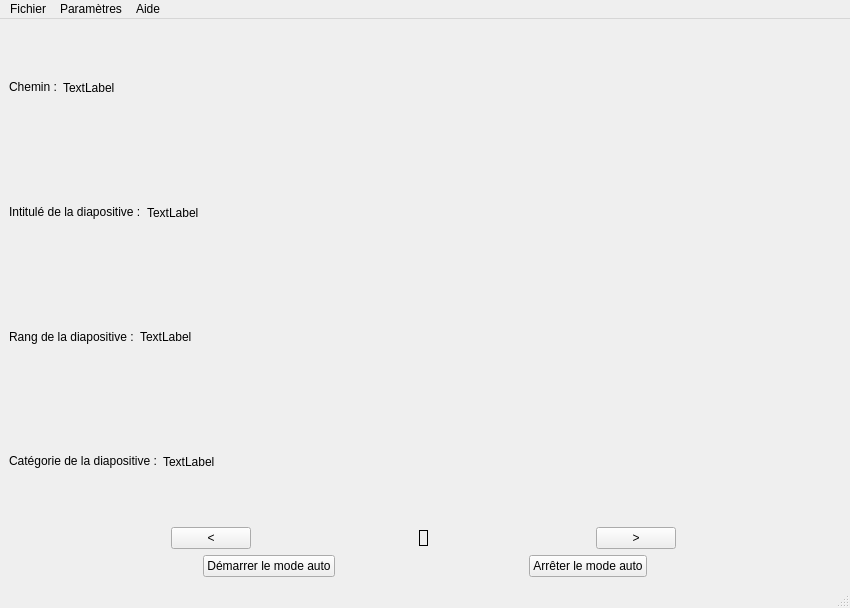
<?xml version="1.0" encoding="UTF-8"?>
<ui version="4.0">
 <class>lecteur</class>
 <widget class="QMainWindow" name="lecteur">
  <property name="geometry">
   <rect>
    <x>0</x>
    <y>0</y>
    <width>850</width>
    <height>608</height>
   </rect>
  </property>
  <property name="sizePolicy">
   <sizepolicy hsizetype="Expanding" vsizetype="Expanding">
    <horstretch>0</horstretch>
    <verstretch>0</verstretch>
   </sizepolicy>
  </property>
  <property name="windowTitle">
   <string>lecteur</string>
  </property>
  <widget class="QWidget" name="centralwidget">
   <property name="sizePolicy">
    <sizepolicy hsizetype="Expanding" vsizetype="Expanding">
     <horstretch>0</horstretch>
     <verstretch>0</verstretch>
    </sizepolicy>
   </property>
   <layout class="QVBoxLayout" name="verticalLayout_3">
    <item>
     <layout class="QVBoxLayout" name="verticalLayout_2">
      <item>
       <layout class="QHBoxLayout" name="horizontalLayout_3">
        <item>
         <widget class="QLabel" name="lchemin">
          <property name="sizePolicy">
           <sizepolicy hsizetype="Maximum" vsizetype="Maximum">
            <horstretch>0</horstretch>
            <verstretch>0</verstretch>
           </sizepolicy>
          </property>
          <property name="text">
           <string>Chemin :</string>
          </property>
         </widget>
        </item>
        <item>
         <widget class="QLabel" name="l_chemin">
          <property name="text">
           <string>TextLabel</string>
          </property>
         </widget>
        </item>
       </layout>
      </item>
      <item>
       <layout class="QHBoxLayout" name="horizontalLayout_5">
        <item>
         <widget class="QLabel" name="lintitulediapositive">
          <property name="sizePolicy">
           <sizepolicy hsizetype="Maximum" vsizetype="Maximum">
            <horstretch>0</horstretch>
            <verstretch>0</verstretch>
           </sizepolicy>
          </property>
          <property name="text">
           <string>Intitulé de la diapositive :</string>
          </property>
         </widget>
        </item>
        <item>
         <widget class="QLabel" name="l_intitulediapositive">
          <property name="text">
           <string>TextLabel</string>
          </property>
         </widget>
        </item>
       </layout>
      </item>
      <item>
       <layout class="QHBoxLayout" name="horizontalLayout_6">
        <item>
         <widget class="QLabel" name="lrang">
          <property name="sizePolicy">
           <sizepolicy hsizetype="Maximum" vsizetype="Maximum">
            <horstretch>0</horstretch>
            <verstretch>0</verstretch>
           </sizepolicy>
          </property>
          <property name="text">
           <string>Rang de la diapositive :</string>
          </property>
         </widget>
        </item>
        <item>
         <widget class="QLabel" name="l_rang">
          <property name="text">
           <string>TextLabel</string>
          </property>
         </widget>
        </item>
       </layout>
      </item>
      <item>
       <layout class="QHBoxLayout" name="horizontalLayout_7">
        <item>
         <widget class="QLabel" name="lcat">
          <property name="sizePolicy">
           <sizepolicy hsizetype="Maximum" vsizetype="Maximum">
            <horstretch>0</horstretch>
            <verstretch>0</verstretch>
           </sizepolicy>
          </property>
          <property name="text">
           <string>Catégorie de la diapositive :</string>
          </property>
         </widget>
        </item>
        <item>
         <widget class="QLabel" name="l_cat">
          <property name="text">
           <string>TextLabel</string>
          </property>
         </widget>
        </item>
       </layout>
      </item>
     </layout>
    </item>
    <item>
     <layout class="QHBoxLayout" name="horizontalLayout_2">
      <item>
       <widget class="QPushButton" name="bPrecedent">
        <property name="sizePolicy">
         <sizepolicy hsizetype="Maximum" vsizetype="Maximum">
          <horstretch>0</horstretch>
          <verstretch>0</verstretch>
         </sizepolicy>
        </property>
        <property name="text">
         <string>&lt;</string>
        </property>
       </widget>
      </item>
      <item>
       <widget class="QLabel" name="l_image">
        <property name="sizePolicy">
         <sizepolicy hsizetype="Maximum" vsizetype="Maximum">
          <horstretch>0</horstretch>
          <verstretch>0</verstretch>
         </sizepolicy>
        </property>
        <property name="frameShape">
         <enum>QFrame::Box</enum>
        </property>
        <property name="frameShadow">
         <enum>QFrame::Plain</enum>
        </property>
        <property name="text">
         <string/>
        </property>
        <property name="scaledContents">
         <bool>false</bool>
        </property>
        <property name="alignment">
         <set>Qt::AlignCenter</set>
        </property>
       </widget>
      </item>
      <item>
       <widget class="QPushButton" name="bSuivant">
        <property name="sizePolicy">
         <sizepolicy hsizetype="Maximum" vsizetype="Maximum">
          <horstretch>0</horstretch>
          <verstretch>0</verstretch>
         </sizepolicy>
        </property>
        <property name="text">
         <string>&gt;</string>
        </property>
       </widget>
      </item>
     </layout>
    </item>
    <item>
     <layout class="QHBoxLayout" name="horizontalLayout">
      <property name="spacing">
       <number>0</number>
      </property>
      <property name="sizeConstraint">
       <enum>QLayout::SetFixedSize</enum>
      </property>
      <item>
       <spacer name="horizontalSpacer">
        <property name="orientation">
         <enum>Qt::Horizontal</enum>
        </property>
        <property name="sizeType">
         <enum>QSizePolicy::Maximum</enum>
        </property>
        <property name="sizeHint" stdset="0">
         <size>
          <width>40</width>
          <height>20</height>
         </size>
        </property>
       </spacer>
      </item>
      <item>
       <widget class="QPushButton" name="bDemarrerModeAuto">
        <property name="enabled">
         <bool>true</bool>
        </property>
        <property name="sizePolicy">
         <sizepolicy hsizetype="Maximum" vsizetype="Maximum">
          <horstretch>0</horstretch>
          <verstretch>0</verstretch>
         </sizepolicy>
        </property>
        <property name="font">
         <font>
          <strikeout>false</strikeout>
         </font>
        </property>
        <property name="cursor">
         <cursorShape>PointingHandCursor</cursorShape>
        </property>
        <property name="mouseTracking">
         <bool>false</bool>
        </property>
        <property name="text">
         <string>Démarrer le mode auto</string>
        </property>
       </widget>
      </item>
      <item>
       <spacer name="horizontalSpacer_3">
        <property name="orientation">
         <enum>Qt::Horizontal</enum>
        </property>
        <property name="sizeType">
         <enum>QSizePolicy::Maximum</enum>
        </property>
        <property name="sizeHint" stdset="0">
         <size>
          <width>40</width>
          <height>20</height>
         </size>
        </property>
       </spacer>
      </item>
      <item>
       <widget class="QPushButton" name="bArreterModeAuto">
        <property name="sizePolicy">
         <sizepolicy hsizetype="Maximum" vsizetype="Maximum">
          <horstretch>0</horstretch>
          <verstretch>0</verstretch>
         </sizepolicy>
        </property>
        <property name="cursor">
         <cursorShape>PointingHandCursor</cursorShape>
        </property>
        <property name="text">
         <string>Arrêter le mode auto</string>
        </property>
       </widget>
      </item>
      <item>
       <spacer name="horizontalSpacer_2">
        <property name="orientation">
         <enum>Qt::Horizontal</enum>
        </property>
        <property name="sizeType">
         <enum>QSizePolicy::Maximum</enum>
        </property>
        <property name="sizeHint" stdset="0">
         <size>
          <width>40</width>
          <height>20</height>
         </size>
        </property>
       </spacer>
      </item>
     </layout>
    </item>
   </layout>
  </widget>
  <widget class="QStatusBar" name="statusbar"/>
  <widget class="QMenuBar" name="menubar">
   <property name="geometry">
    <rect>
     <x>0</x>
     <y>0</y>
     <width>850</width>
     <height>22</height>
    </rect>
   </property>
   <widget class="QMenu" name="menuFichier">
    <property name="title">
     <string>Fichier</string>
    </property>
    <addaction name="actionQuitter"/>
   </widget>
   <widget class="QMenu" name="menuParam_tres">
    <property name="title">
     <string>Paramètres</string>
    </property>
   </widget>
   <widget class="QMenu" name="menuAide">
    <property name="title">
     <string>Aide</string>
    </property>
    <addaction name="actionA_propos"/>
   </widget>
   <addaction name="menuFichier"/>
   <addaction name="menuParam_tres"/>
   <addaction name="menuAide"/>
  </widget>
  <action name="actionQuitter">
   <property name="text">
    <string>Quitter</string>
   </property>
  </action>
  <action name="actionA_propos">
   <property name="text">
    <string>A propos de...</string>
   </property>
  </action>
 </widget>
 <resources/>
 <connections/>
</ui>
